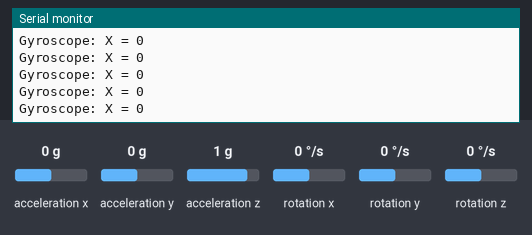
Simulated run of this sketch. Board: Arduino Uno, built with avr-gcc and run on an emulated ATmega328P. On the bench: the last lines printed to the serial monitor. The inputs (shaded band) are chosen by the test bench; at power-on: rotation x 0 °/s, acceleration x 0 g, acceleration y 0 g, acceleration z 1 g, rotation y 0 °/s, rotation z 0 °/s.

Above: at 3.2 s.
3.3 s: rotation x set to -192 °/s
At 3.47 s:
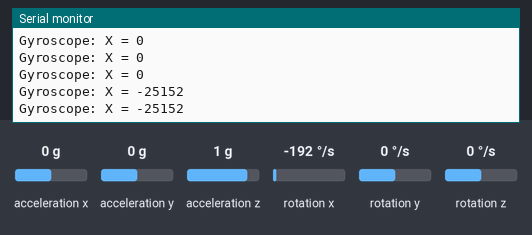
6.3 s: rotation x set to -100 °/s
At 6.39 s:
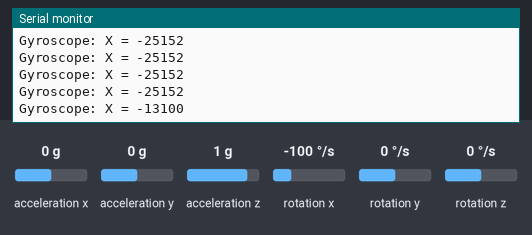
Timing chart, 0 to 9.3 s (numbered marks = the images above; inputs shaded):
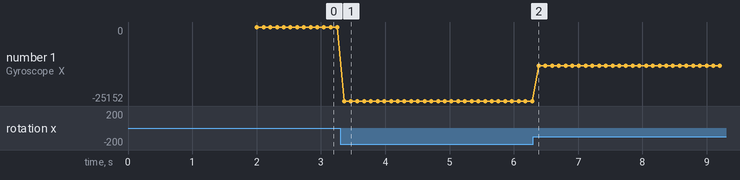

The sketch:

MPU6050_test.ino
```cpp
#include <Wire.h>
#include <MPU6050.h>

MPU6050 gy_521;

int16_t ax, ay, az;
int16_t gx, gy, gz;

void setup()
{
  Wire.begin( );
  Serial.begin (9600);
  Serial.println ("Initializing MPU and testing connections");

  gy_521.initialize ( );

  Serial.println(gy_521.testConnection( ) ? "Successfully Connected" : "Connection failed");
  delay(1000);
  Serial.println("Reading Values");
  delay(1000);
}

void loop ( )
{
  gy_521.getMotion6(&ax, &ay, &az, &gx, &gy, &gz);
  ax = map(ax, -17000, 17000, -125, 125);

//  Serial.print("Accelerometer: ");
//  Serial.print("X = "); Serial.print(ax);
//  Serial.print(" | Y = "); Serial.print(ay);
//  Serial.print(" | Z = "); Serial.print(az);
//  Serial.println(" ");

  Serial.print("Gyroscope: ");
  Serial.print("X = "); Serial.print(gx);
//  Serial.print(" | Y = "); Serial.print(gy);
//  Serial.print(" | Z = "); Serial.print(gz);
  Serial.println(" ");

  delay(100);
}
```

Measured:
- after the input at 3.3 s, the serial monitor: prints a new line after 0.06 s (image 1)
- after the input at 6.3 s, the serial monitor: prints a new line after 0.09 s (image 2)
- plotted number 1: 0 → -25152 after the input at 3.3 s, -25152 → -13100 after the input at 6.3 s
